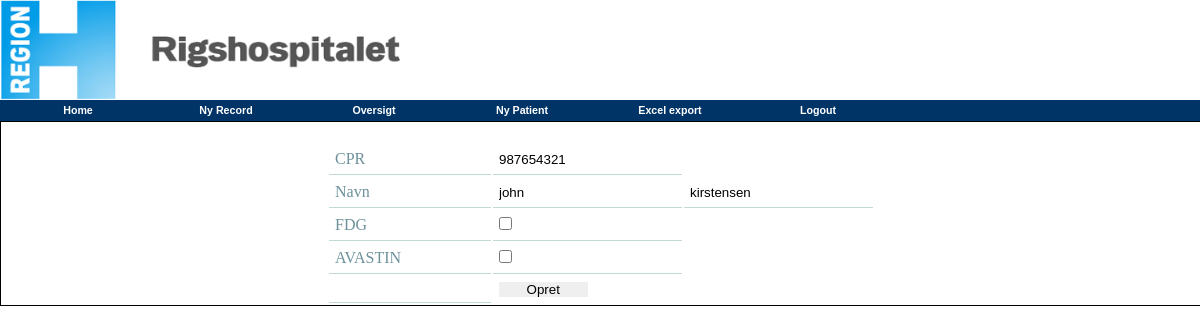
Page /fet/change/987654321/ on the committed database.
### riget/models.py (models this page shows)
class Fetpersons(models.Model):
	CPR           = models.CharField(max_length = 128, null= False)
	firstname     = models.CharField(max_length = 250, null= False)
	lastname      = models.CharField(max_length = 250, null= False, default = 'none')
	FDG           = models.BooleanField(default = False, null = False)
	avastin       = models.BooleanField(default = False, null = False)
	lasrChangedBy = models.CharField(max_length = 250, null = False, default = 'admin')
	def __str__(self):
		return str(self.pk) + " " + str(self.CPR) + " " + str(self.firstname)
	def get_absolute_url(self):
		return reverse('riget:login', kwargs={'pk': self.pk})

### riget/views.py (the view)
# urls.py: url(r'fet/change/(?P<CPR>\d+)/$', views.changefetpatientView.as_view(), name='fetchang'),
class changefetpatientView(generic.TemplateView):
	tamplate_name = 'riget/nyfetpersonchange.html'
	model = Fetpersons
	fields = ['firstname', 'lastname', 'CPR', 'FDG', 'avastin']
	def get(self, request, CPR):
		i_person = Fetpersons.objects.raw('SELECT riget_Fetpersons.* FROM riget_Fetpersons WHERE riget_Fetpersons.CPR = "' + str(CPR) + '";')
		return render(request, self.tamplate_name, { 'person':i_person })
	def post(self, request, CPR):
		if request.method == "POST":
			form = nyFetPerson(request.POST)
			u_firstname = request.POST['firstname']
			u_lastname = request.POST['lastname']
			u_CPR = request.POST['CPR']
			u_fdg = request.POST['FDG']
			u_avastin = request.POST['avastin']
		i_person = Fetpersons.objects.raw('UPDATE riget_Fetpersons SET CPR="' + str(u_CPR) + '", firstname="' + str(u_firstname) + '", lastname="' + str(u_lastname) + ', FDG="' + str(u_fdg) + ', avastin="' + str(u_avastin) + ' WHERE CPR="' + str(CPR) + '";')
		return render(request, self.tamplate_name, {})

### riget/templates/riget/nyfetpersonchange.html (shortened to what this page needs)
{% extends 'riget/base.html' %}
{% load staticfiles %}
{% block menu%}
	<li>
		<a href="{% url 'riget:nyfetrecord' %}">Ny Record</a>
	</li>
	<li>
		<a href="{% url 'riget:fet' %}">Oversigt</a>
	</li>
	<li>
		<a href="{% url 'riget:nyfetperson' %}">Ny Patient</a>
	</li>
	<li>
		<a href="{% url 'riget:login' %}">Excel export</a>
	</li>
{% endblock %}
{% block body %}
	<div class="messageFET">
	</div>
	{% for p in person %}
	<form action="." method="POST" class="inputformFET">
		<table>
			<tbody>
				<tr>
					<td>CPR</td>
					<td><input name="CPR" type="text" value="{{ p.CPR }}"></td>
				</tr>
				<tr>
					<td>Navn</td>
					<td><input name="firstname" type="text" value="{{ p.firstname }}"></td>
					<td><input name="lastname" type="text" value="{{ p.lastname }}"></td>
				</tr>
				<tr>
					<td>FDG</td>
					<td><input id="x1" name="FDG" value="True" td="" type="checkbox" {% if p.FDG %}checked {% endif %}></td>
				</tr>
				<tr>
					<td>AVASTIN</td>
					<td><input id="x1" name="avastin" value="True" td="" type="checkbox" {% if p.avastin%}checked{% endif %}></td>
				</tr>
				<tr>
					<td><style="border-width : 0px;"> </td>
					<td colspan="1" style="border-width : 0px;">
						<input style="float:left; width:50%;" onclick="opdateAlert()" value="Opret" type="submit">
					</td>
				</tr>
			</tbody>
		</table>
	</form>
	{% endfor %}
{%endblock%}

### riget/static/riget/style.css (style rules this page uses)
* { padding : 0px; margin : 0px; border : 0px; }
#menu ul li { display : block; float : left; position : relative; width : 148px; }
#menu ul li a { padding : 4px; display : block; text-align : center; text-decoration : none; background : #003366; text-color : #ffffff; color : #ffffff; width : 148px; height : 13px; }
.inputformFET table { margin-left : auto; margin-right : auto; }
.inputformFET table td { width : 150px; border-right-width : 0px; border-bottom : 1px solid #C1DAD7; background : #fff; padding : 6px 6px 6px 6px; color : #6D929B; }
.messageFET { margin-right : auto; margin-left : auto; padding : 10px; }
table tr td { padding-left: 0; padding-right: 0; padding-top: 0; padding-bottom: 0; }

### rows in the picture
Fetpersons: CPR "987654321", firstname "john", lastname "kirstensen"
